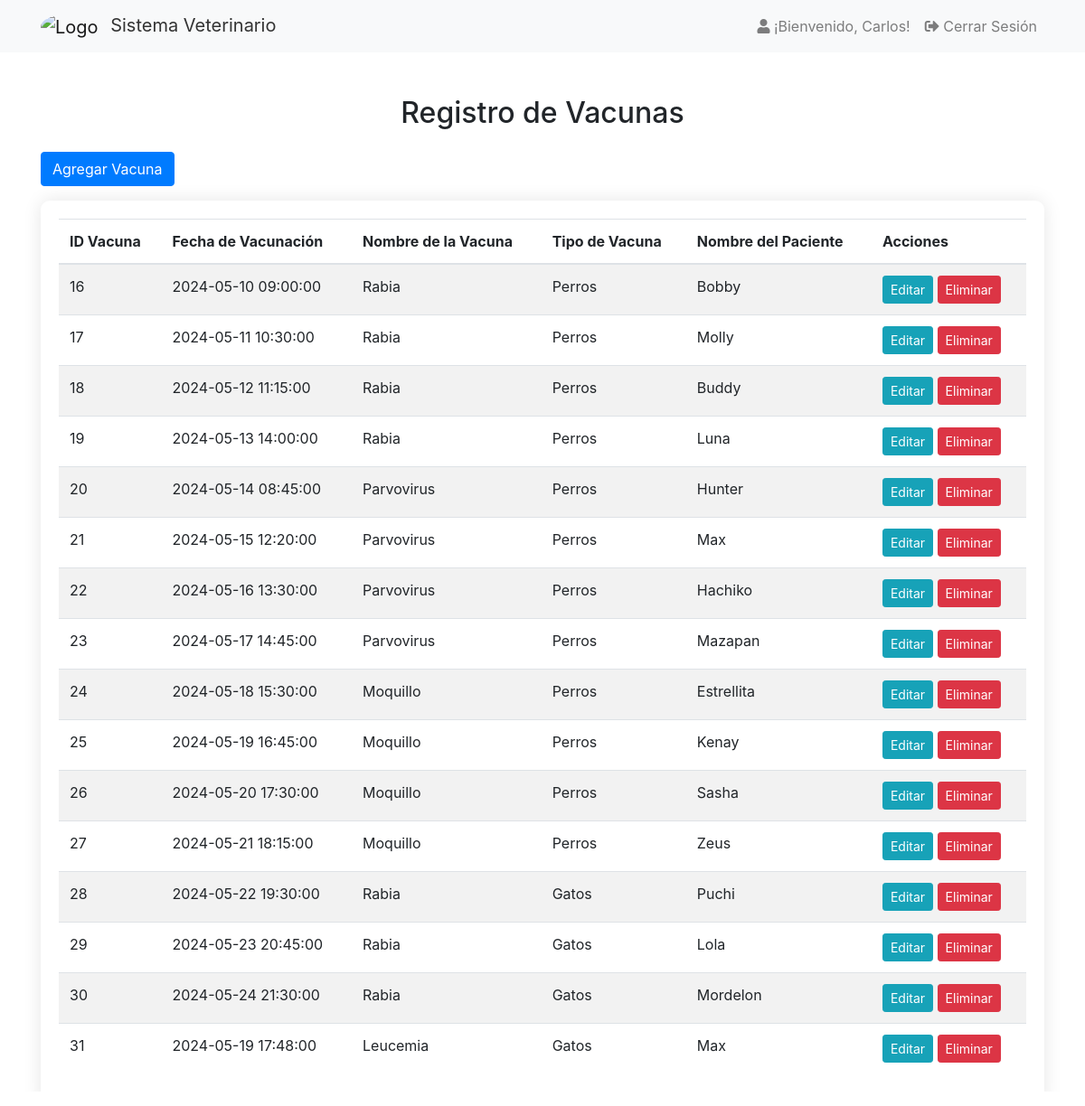
Page /views/admin_views/ver_vacunas.php (signed in) on the committed database.
### tables this page shows
CREATE TABLE IF NOT EXISTS `vacuna` (
  `id_vacuna` int NOT NULL AUTO_INCREMENT,
  `id_paciente` int DEFAULT NULL,
  `fecha_vacuna` datetime DEFAULT NULL,
  `nombre_vacuna` varchar(255) DEFAULT NULL,
  `tipo_vacuna` varchar(255) DEFAULT NULL,
  PRIMARY KEY (`id_vacuna`),
  KEY `id_paciente` (`id_paciente`)
);

CREATE TABLE IF NOT EXISTS `paciente` (
  `id_paciente` int NOT NULL AUTO_INCREMENT,
  `id_usuario` int DEFAULT NULL,
  `nombre` varchar(30) DEFAULT NULL,
  `edad` int DEFAULT NULL,
  `genero` enum('macho','hembra','otro') DEFAULT NULL,
  `animal` varchar(40) DEFAULT NULL,
  `foto_nombre` varchar(255) DEFAULT NULL,
  `foto_tipo` varchar(100) DEFAULT NULL,
  `foto_contenido` longblob,
  `foto` varchar(255) DEFAULT NULL,
  PRIMARY KEY (`id_paciente`),
  KEY `id_usuario` (`id_usuario`)
);

### views/admin_views/ver_vacunas.php (the view, shortened to what this page needs)
<?php
require_once "../../utils/db_connection.php";
$sql = "SELECT v.id_vacuna, v.fecha_vacuna, v.nombre_vacuna, v.tipo_vacuna, p.nombre AS nombre_paciente
        FROM vacuna v
        JOIN paciente p ON v.id_paciente = p.id_paciente";
$result = $conn->query($sql);
?>
<!DOCTYPE html>
<html lang="es">
<head>
    <link rel="stylesheet" href="../../css/styles2.css">
    <link rel="stylesheet" href="https://maxcdn.bootstrapcdn.com/bootstrap/4.5.2/css/bootstrap.min.css">
</head>
<body>
    <?php include '../header.php'; ?>
    <div class="container mt-5">
        <h2 class="text-center mb-4">Registro de Vacunas</h2>
        <a href="agregar_vacuna.php" class="btn btn-primary mb-3">Agregar Vacuna</a>
        <div class="table-responsive">
            <table class="table table-striped">
                <thead>
                    <tr>
                        <th>ID Vacuna</th>
                        <th>Fecha de Vacunación</th>
                        <th>Nombre de la Vacuna</th>
                        <th>Tipo de Vacuna</th>
                        <th>Nombre del Paciente</th>
                        <th>Acciones</th>
                    </tr>
                </thead>
                <tbody>
                    <?php while ($row = $result->fetch_assoc()): ?>
                        <tr>
                            <td><?php echo $row['id_vacuna']; ?></td>
                            <td><?php echo $row['fecha_vacuna']; ?></td>
                            <td><?php echo $row['nombre_vacuna']; ?></td>
                            <td><?php echo $row['tipo_vacuna']; ?></td>
                            <td><?php echo $row['nombre_paciente']; ?></td>
                            <td>
                                <a href="editar_vacuna.php?id=<?php echo $row['id_vacuna']; ?>"
                                    class="btn btn-info btn-sm">Editar</a>
                                <form action="<?php echo htmlspecialchars($_SERVER["PHP_SELF"]); ?>" method="post"
                                    style="display: inline-block;">
                                    <button type="submit" name="eliminar_vacuna" class="btn btn-danger btn-sm"
                                        onclick="return confirm('¿Estás seguro de que deseas eliminar esta vacuna?')">Eliminar</button>
                                </form>
                            </td>
                        </tr>
                    <?php endwhile; ?>
                </tbody>
            </table>
        </div>
    </div>
</body>
</html>

### views/header.php (shortened to what this page needs)
<?php
if (isset($_SESSION['id_usuario'])) {
    $nombreUsuario = $_SESSION['nombre'];
    $rolUsuario = $_SESSION['rol'];
} else {
    header("Location: login.php");
    exit();
}
?>
<!DOCTYPE html>
<html lang="es">
<head>
    <link rel="stylesheet" href="../css/components.css">
    <link rel="stylesheet" href="https://cdnjs.cloudflare.com/ajax/libs/font-awesome/5.15.4/css/all.min.css">
</head>
<nav class="navbar navbar-expand-lg navbar-light bg-light">
    <div class="container">
        <a class="navbar-brand" href="dashboard_<?php echo $rolUsuario; ?>">
            <img src="https://static.vecteezy.com/system/resources/previews/006/099/883/original/illustration-of-the-logo-of-the-veterinary-clinic-vector.jpg" alt="Logo" height="50">
            <span class="ml-2">Sistema Veterinario</span>
        </a>
        <div class="collapse navbar-collapse" id="navbarSupportedContent">
            <ul class="navbar-nav ml-auto">
                <li class="nav-item">
                    <span class="nav-link">
                        <i class="fas fa-user"></i> ¡Bienvenido, <?php echo $nombreUsuario; ?>!
                    </span>
                </li>
                <li class="nav-item">
                    <a class="nav-link" href="logout.php">
                        <i class="fas fa-sign-out-alt"></i> Cerrar Sesión
                    </a>
                </li>
            </ul>
        </div>
    </div>
</nav>

### css/styles2.css (style rules this page uses)
body { font-family: Arial, sans-serif; background-image: url('../img/fondo.jpg'); background-size: cover; background-repeat: no-repeat; }
.table-responsive { background-color: rgba(255, 255, 255, 0.2); border-radius: 10px; box-shadow: 0 0 20px rgba(0, 0, 0, 0.1); padding: 20px; backdrop-filter: blur(10px); }
.table { background-color: transparent; }
.table-striped tbody tr:nth-of-type(odd) { background-color: rgba(255, 255, 255, 0.4); }
.table-striped tbody tr:nth-of-type(even) { background-color: rgba(255, 255, 255, 0.2); }

### css/components.css (style rules this page uses)
.navbar-brand img { border-radius: 50%; width: 50px; height: 50px; object-fit: cover; }
.navbar-brand span { font-size: 20px; color: #333; }

### rows in the picture
vacuna: id_vacuna "16", fecha_vacuna "2024-05-10 09:00:00", nombre_vacuna "Rabia", tipo_vacuna "Perros", id_paciente.nombre "Bobby"
vacuna: id_vacuna "17", fecha_vacuna "2024-05-11 10:30:00", nombre_vacuna "Rabia", tipo_vacuna "Perros", id_paciente.nombre "Molly"
vacuna: id_vacuna "18", fecha_vacuna "2024-05-12 11:15:00", nombre_vacuna "Rabia", tipo_vacuna "Perros", id_paciente.nombre "Buddy"
vacuna: id_vacuna "19", fecha_vacuna "2024-05-13 14:00:00", nombre_vacuna "Rabia", tipo_vacuna "Perros", id_paciente.nombre "Luna"
vacuna: id_vacuna "20", fecha_vacuna "2024-05-14 08:45:00", nombre_vacuna "Parvovirus", tipo_vacuna "Perros", id_paciente.nombre "Hunter"
vacuna: id_vacuna "21", fecha_vacuna "2024-05-15 12:20:00", nombre_vacuna "Parvovirus", tipo_vacuna "Perros", id_paciente.nombre "Max"
vacuna: id_vacuna "22", fecha_vacuna "2024-05-16 13:30:00", nombre_vacuna "Parvovirus", tipo_vacuna "Perros", id_paciente.nombre "Hachiko"
vacuna: id_vacuna "23", fecha_vacuna "2024-05-17 14:45:00", nombre_vacuna "Parvovirus", tipo_vacuna "Perros", id_paciente.nombre "Mazapan"
vacuna: id_vacuna "24", fecha_vacuna "2024-05-18 15:30:00", nombre_vacuna "Moquillo", tipo_vacuna "Perros", id_paciente.nombre "Estrellita"
vacuna: id_vacuna "25", fecha_vacuna "2024-05-19 16:45:00", nombre_vacuna "Moquillo", tipo_vacuna "Perros", id_paciente.nombre "Kenay"
vacuna: id_vacuna "26", fecha_vacuna "2024-05-20 17:30:00", nombre_vacuna "Moquillo", tipo_vacuna "Perros", id_paciente.nombre "Sasha"
vacuna: id_vacuna "27", fecha_vacuna "2024-05-21 18:15:00", nombre_vacuna "Moquillo", tipo_vacuna "Perros", id_paciente.nombre "Zeus"
vacuna: id_vacuna "28", fecha_vacuna "2024-05-22 19:30:00", nombre_vacuna "Rabia", tipo_vacuna "Gatos", id_paciente.nombre "Puchi"
vacuna: id_vacuna "29", fecha_vacuna "2024-05-23 20:45:00", nombre_vacuna "Rabia", tipo_vacuna "Gatos", id_paciente.nombre "Lola"
vacuna: id_vacuna "30", fecha_vacuna "2024-05-24 21:30:00", nombre_vacuna "Rabia", tipo_vacuna "Gatos", id_paciente.nombre "Mordelon"
vacuna: id_vacuna "31", fecha_vacuna "2024-05-19 17:48:00", nombre_vacuna "Leucemia", tipo_vacuna "Gatos", id_paciente.nombre "Max"

### other values in the picture
$nombreUsuario "Carlos"
